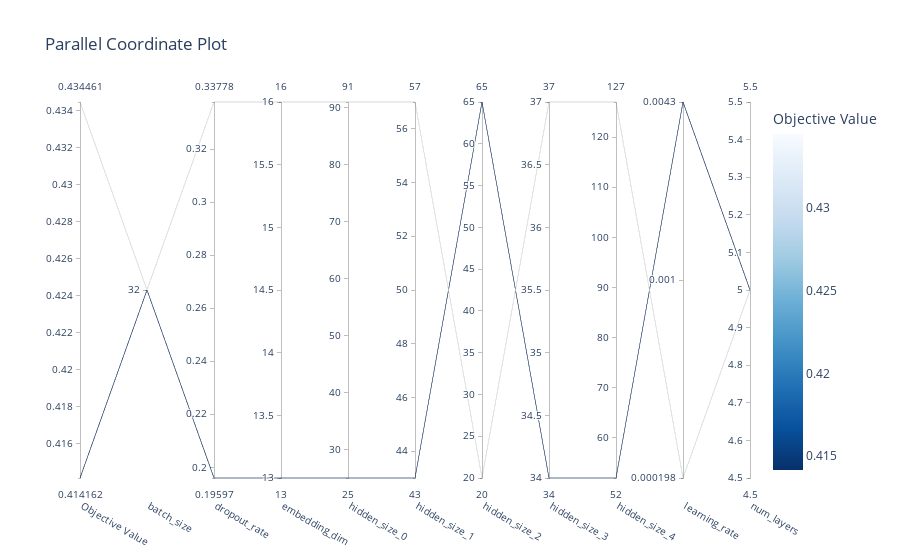

The notebook cell this image was saved under:
### Code cell
# Parallel Coordinate
plot_parallel_coordinate(study).show()

### Figure 1 — Plotly figure (JSON) as saved in the notebook; plotly's stock layout.template omitted (floating-point values rounded to 4 significant figures)
{"data": [{"dimensions": [{"label": "Objective Value", "range": [0.4142, 0.4345], "values": [0.4345, 0.4142]}, {"label": "batch_size", "range": [0, 0], "ticktext": ["32"], "tickvals": [0], "values": [0, 0]}, {"label": "dropout_rate", "range": [0.196, 0.3378], "values": [0.3378, 0.196]}, {"label": "embedding_dim", "range": [13, 16], "values": [16, 13]}, {"label": "hidden_size_0", "range": [25, 91], "values": [91, 25]}, {"label": "hidden_size_1", "range": [43, 57], "values": [57, 43]}, {"label": "hidden_size_2", "range": [20, 65], "values": [20, 65]}, {"label": "hidden_size_3", "range": [34, 37], "values": [37, 34]}, {"label": "hidden_size_4", "range": [52, 127], "values": [127, 52]}, {"label": "learning_rate", "range": [-3.703, -2.367], "ticktext": ["0.000198", "0.001", "0.0043"], "tickvals": [-3.703, -3, -2.367], "values": [-3.703, -2.367]}, {"label": "num_layers", "range": [5, 5], "values": [5, 5]}], "labelangle": 30, "labelside": "bottom", "line": {"color": [0.4345, 0.4142], "colorbar": {"title": {"text": "Objective Value"}}, "colorscale": [[0, "rgb(247,251,255)"], [0.125, "rgb(222,235,247)"], [0.25, "rgb(198,219,239)"], [0.375, "rgb(158,202,225)"], [0.5, "rgb(107,174,214)"], [0.625, "rgb(66,146,198)"], [0.75, "rgb(33,113,181)"], [0.875, "rgb(8,81,156)"], [1, "rgb(8,48,107)"]], "reversescale": true, "showscale": true}, "type": "parcoords"}], "layout": {"title": {"text": "Parallel Coordinate Plot"}}}
